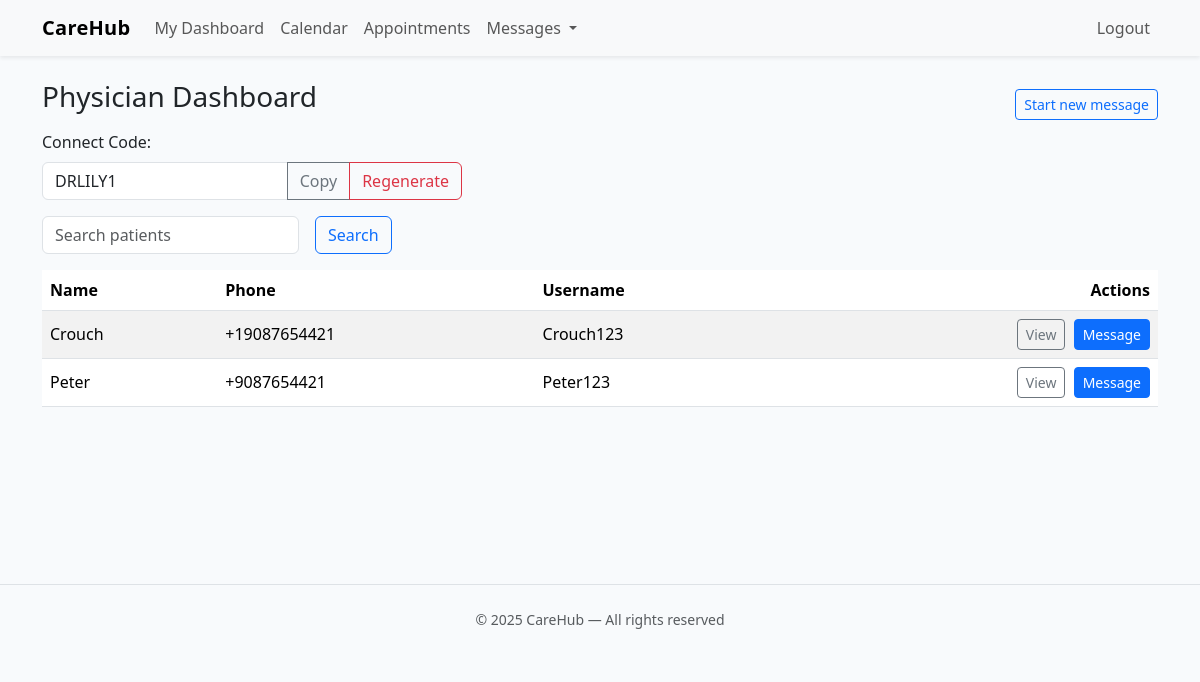
The page /physician/ (signed in) on the database its author committed.
### core/models.py (models this page shows, shortened)
class PhysicianProfile(models.Model):
    public_id = models.UUIDField(default=uuid.uuid4, editable=False, unique=True, db_index=True)
    user = models.OneToOneField(settings.AUTH_USER_MODEL, on_delete=models.CASCADE, related_name="physician")
    full_name = models.CharField(max_length=150)
    specialization = models.CharField(max_length=150, blank=True)
    clinic_name = models.CharField(max_length=150, blank=True)
    connect_code = models.CharField(max_length=12, unique=True, blank=True, db_index=True)

class PatientProfile(models.Model):
    public_id = models.UUIDField(default=uuid.uuid4, editable=False, unique=True, db_index=True)
    user = models.OneToOneField(settings.AUTH_USER_MODEL, on_delete=models.CASCADE, related_name="patient")
    full_name = models.CharField(max_length=150)
    date_of_birth = models.DateField(null=True, blank=True)
    phone = models.CharField(max_length=30, blank=True)
    address = models.TextField(blank=True)
    physician = models.ForeignKey(
        PhysicianProfile, on_delete=models.SET_NULL, null=True, blank=True, related_name="patients"
    )
    height_cm = models.DecimalField(max_digits=5, decimal_places=2, null=True, blank=True)
    weight_kg = models.DecimalField(max_digits=5, decimal_places=2, null=True, blank=True)

class User(AbstractUser):
    class Roles(models.TextChoices):
        PATIENT = "PATIENT", "Patient"
        PHYSICIAN = "PHYSICIAN", "Physician"
    id = models.UUIDField(primary_key=True, default=uuid.uuid4, editable=False)
    role = models.CharField(max_length=20, choices=Roles.choices, default=Roles.PATIENT)
    def is_patient(self) -> bool:
        return self.role == self.Roles.PATIENT

### core/views.py (the view)
# urls.py: path("physician/",                                physician_dashboard,        name="physician_dashboard"),
@login_required
def physician_dashboard(request):
    try:
        if request.user.is_patient():
            return redirect("patient_dashboard")
    except Exception:
        pass
    physician, _ = PhysicianProfile.objects.get_or_create(user=request.user)
    q = (request.GET.get("q") or "").strip()
    patients = PatientProfile.objects.filter(physician=physician)
    if q:
        patients = patients.filter(full_name__icontains=q)
    patients = patients.order_by("full_name")
    return render(request, "physician/dashboard.html", {"physician": physician, "patients": patients, "q": q})

### templates/physician/dashboard.html
{% extends "base.html" %}
{% block content %}
<div class="d-flex align-items-center justify-content-between">
  <h3 class="mb-3">Physician Dashboard</h3>
  <a class="btn btn-outline-primary btn-sm" href="{% url 'chat_new' %}">Start new message</a>
</div>
<label class="form-label">Connect Code:</label>
<div class="input-group mb-3" style="max-width: 420px;">
  <input id="connectCode" type="text" class="form-control"
         value="{{ physician.connect_code|default:'—' }}" readonly>
  <button class="btn btn-outline-secondary" type="button"
          onclick="navigator.clipboard.writeText(document.getElementById('connectCode').value)">
    Copy
  </button>
  <a class="btn btn-outline-danger" href="{% url 'regenerate_connect_code' %}">
    Regenerate
  </a>
</div>
<form class="row row-cols-lg-auto g-3 align-items-center mb-3" method="get">
  <div class="col-12">
    <input type="text" class="form-control" name="q" value="{{ q }}" placeholder="Search patients">
  </div>
  <div class="col-12">
    <button class="btn btn-outline-primary">Search</button>
  </div>
</form>
<table class="table table-striped align-middle">
  <thead>
    <tr><th>Name</th><th>Phone</th><th>Username</th><th class="text-end">Actions</th></tr>
  </thead>
  <tbody>
    {% for p in patients %}
      <tr>
        <td>{{ p.full_name }}</td>
        <td>{{ p.phone|default:"-" }}</td>
        <td>{{ p.user.username }}</td>
        <td class="text-end">
          <a class="btn btn-sm btn-outline-secondary me-1" href="{% url 'physician_patient_detail' p.id %}">View</a>
          <a class="btn btn-sm btn-primary" href="{% url 'chat_start_with_user' p.user.id %}">Message</a>
        </td>
      </tr>
    {% empty %}
      <tr><td colspan="4">No patients yet.</td></tr>
    {% endfor %}
  </tbody>
</table>
{% endblock %}

### templates/base.html (style rules this page uses)
body { background-color: #f8fafc; }

### rows shown on the page
PhysicianProfile: connect_code "DRLILY1"
PatientProfile: full_name "Crouch", phone "+19087654421", user.username "Crouch123"
PatientProfile: full_name "Peter", phone "+9087654421", user.username "Peter123"
